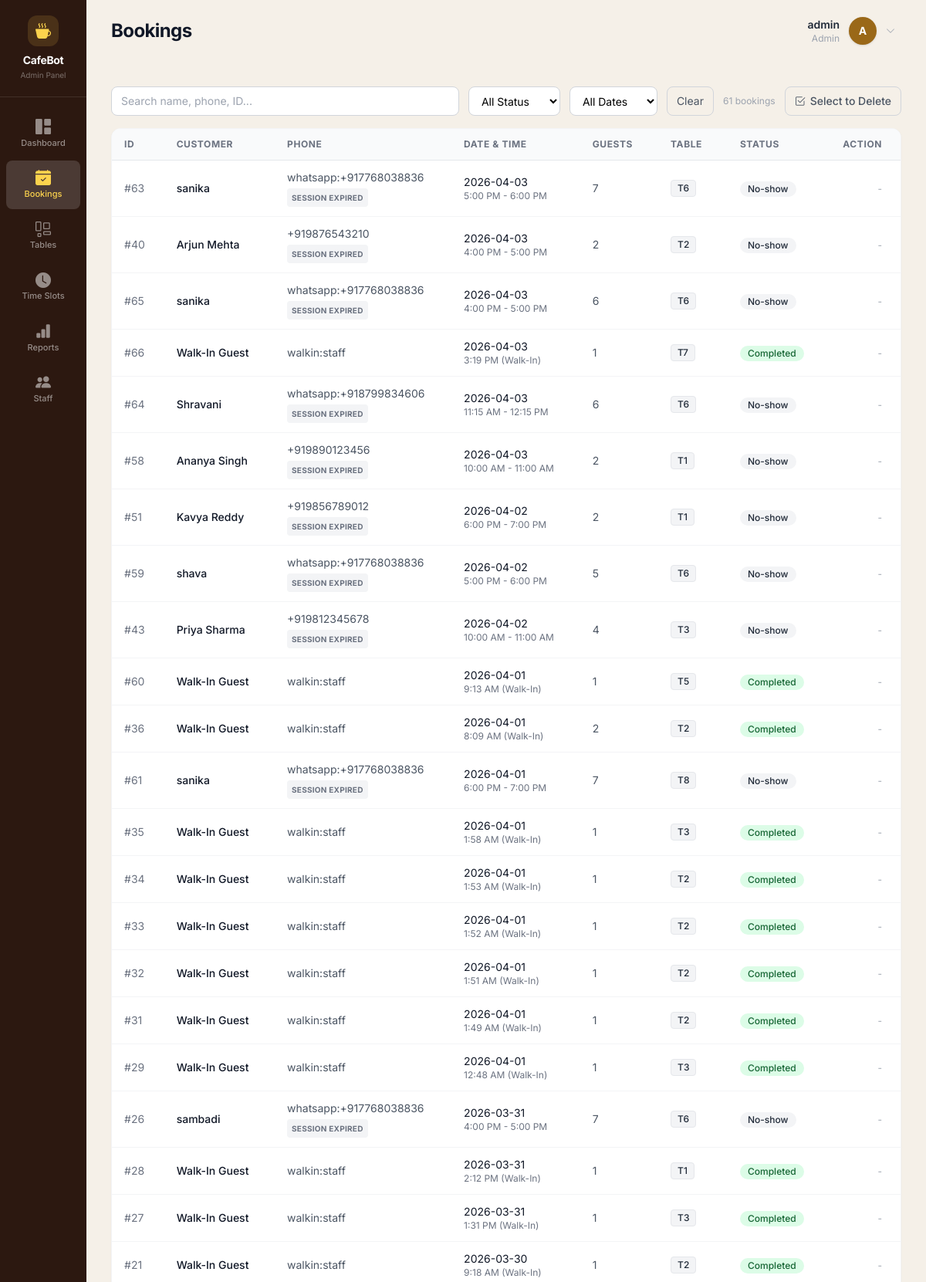
Screenshot of /admin/bookings (signed in, upper part) with the database file from the repository.
### tables this page shows
CREATE TABLE bookings (
            id INTEGER PRIMARY KEY AUTOINCREMENT,
            phone TEXT NOT NULL,
            name TEXT NOT NULL,
            date TEXT NOT NULL,
            slot_time TEXT NOT NULL,
            seats INTEGER NOT NULL
        , table_number INTEGER, status TEXT DEFAULT 'active', combo_group TEXT, reminder_sent INTEGER DEFAULT 0, source TEXT DEFAULT 'bot', twilio_last_response TEXT, created_at TEXT, updated_at TEXT, is_auto_allocated BOOLEAN DEFAULT 0, payment_link_id TEXT, seated_at TEXT);

### admin.py (the view)
@admin_bp.route('/bookings')
@admin_required
def all_bookings():
    bookings_raw = db.get_all_bookings()
    bookings = [_augment_booking(dict(b)) for b in bookings_raw]
    return render_template('bookings.html', bookings=bookings)

### admin.py (called while the page is built)
def _augment_booking(b_dict):
    b_dict['status'] = normalize_booking_status(b_dict.get('status')) or b_dict.get('status')
    if 'is_messageable' not in b_dict:
        b_dict['is_messageable'] = False
    return b_dict

### auth.py (called while the page is built)
def admin_required(f):
    @wraps(f)
    def decorated_function(*args, **kwargs):
        if not session.get('logged_in'):
            return redirect(url_for('auth.login', next=request.url))
        if session.get('user_role') != 'admin':
            flash('Admin access required.', 'danger')
            if session.get('user_role') == 'staff':
                return redirect(url_for('staff.dashboard'))
            return redirect(url_for('auth.login'))
        return f(*args, **kwargs)
    return decorated_function

### db.py (called while the page is built, shortened)
def get_db_connection():
    conn = sqlite3.connect(DATABASE, timeout=20)
    conn.row_factory = lambda cursor, row: dict(
        (col[0], row[idx]) for idx, col in enumerate(cursor.description)
    )
    _ensure_runtime_schema(conn)
    return conn

def _ensure_runtime_schema(conn):
    global _RUNTIME_SCHEMA_READY
    if _RUNTIME_SCHEMA_READY or not _has_table(conn, "bookings"):
        return

def get_all_bookings():
    conn = get_db_connection()
    bookings = conn.execute(
        """
        SELECT b.*,
               CASE
                 WHEN c.last_message_timestamp IS NOT NULL AND
                      (julianday('now') - julianday(c.last_message_timestamp)) <= 1.0
                 THEN 1 ELSE 0
               END as is_messageable
        FROM bookings b
        LEFT JOIN customers c ON b.phone = c.phone
        ORDER BY b.date DESC, b.slot_time DESC
        """
    ).fetchall()
    conn.close()
    return bookings

### utils.py (called while the page is built)
def normalize_booking_status(status):
    if status is None:
        return None
    raw = str(status).strip()
    if not raw:
        return None
    key = raw.lower()
    return BOOKING_STATUS_CANONICAL.get(key, raw)

### templates/bookings.html (shortened to what this page needs)
{% extends "base.html" %}
{% block content %}
<div class="flex flex-wrap gap-3 mb-4">
    <input type="text" id="searchBox"
           placeholder="Search name, phone, ID..."
           class="flex-1 min-w-[200px] px-3 py-2 text-sm border border-gray-300 rounded-lg focus:outline-none focus:ring-2 focus:ring-primary-500">
    <select id="statusFilter"
            class="px-3 py-2 text-sm border border-gray-300 rounded-lg focus:outline-none focus:ring-2 focus:ring-primary-500 bg-white">
        <option value="">All Status</option>
    </select>
    <select id="dateFilter"
            class="px-3 py-2 text-sm border border-gray-300 rounded-lg focus:outline-none focus:ring-2 focus:ring-primary-500 bg-white">
        <option value="">All Dates</option>
    </select>
    <button onclick="clearFilters()"
            class="px-3 py-2 text-sm border border-gray-300 rounded-lg hover:bg-gray-50 transition-colors text-gray-600">
        Clear
    </button>
    <span id="rowCount" class="self-center text-xs text-gray-400"></span>
    <button id="selectModeBtn"
            onclick="toggleSelectMode()"
            class="ml-auto flex items-center gap-1.5 px-3 py-2 text-sm font-medium border border-gray-300 rounded-lg hover:bg-gray-50 transition-colors text-gray-600">
        <i class="bi bi-check2-square"></i> Select to Delete
    </button>
</div>
<div class="bg-white rounded-xl shadow-sm border border-gray-100 overflow-hidden mb-8">
    <div class="p-0 overflow-x-auto min-h-[500px]">
        {% if bookings %}
        <table class="w-full text-left border-collapse whitespace-nowrap">
            <thead>
                <tr class="bg-gray-50 text-xs uppercase tracking-wider text-gray-500 font-semibold border-b border-gray-200">
                    <th class="py-3 px-4">ID</th>
                    <th class="py-3 px-6">Customer</th>
                    <th class="py-3 px-6">Phone</th>
                    <th class="py-3 px-6">Date &amp; Time</th>
                    <th class="py-3 px-6">Guests</th>
                    <th class="py-3 px-6">Table</th>
                    <th class="py-3 px-6">Status</th>
                    <th class="py-3 px-6 text-right">Action</th>
                </tr>
            </thead>
            <tbody class="divide-y divide-gray-100">
                {% for booking in bookings %}
                {% set is_done = booking.status in ['Completed', 'No-show', 'cancelled'] %}
                <tr class="booking-row hover:bg-gray-50/50 transition-colors text-sm"
                    data-id="{{ booking.id }}"
                    data-date="{{ booking.date }}"
                    data-status="{{ booking.status }}"
                    data-deletable="{{ 'true' if is_done else 'false' }}">
                    <td class="py-3 px-4 text-gray-500">#{{ booking.id }}</td>
                    <td class="py-3 px-6 font-medium text-gray-900">
                        {{ booking.name }}
                    </td>
                    <td class="py-3 px-6">
                        <div class="text-gray-600">{{ booking.phone }}</div>
                        {% if booking.phone and not booking.phone.startswith('walkin:') %}
                            {% if booking.is_messageable %}
                            <span class="inline-flex items-center px-1.5 py-0.5 rounded text-[10px] font-bold bg-green-100 text-green-700 mt-1 uppercase tracking-wide">Messageable</span>
                            {% else %}
                            <span class="inline-flex items-center px-1.5 py-0.5 rounded text-[10px] font-bold bg-gray-100 text-gray-500 mt-1 uppercase tracking-wide">Session Expired</span>
                            {% endif %}
                        {% endif %}
                    </td>
                    <td class="py-3 px-6">
                        <div class="text-gray-900">{{ booking.date }}</div>
                        <div class="text-xs text-gray-500">{{ booking.slot_time }}</div>
                    </td>
                    <td class="py-3 px-6 text-gray-600">{{ booking.seats }}</td>
                    <td class="py-3 px-6">
                        {% if booking.table_number %}
                        <span class="inline-flex items-center px-2 py-0.5 rounded text-xs font-medium bg-gray-100 text-gray-800 border border-gray-200">
                            T{{ booking.table_number }}
                        </span>
                        {% else %}
                        <span class="text-gray-400">-</span>
                        {% endif %}
                    </td>
                    <td class="py-3 px-6">
                        {% if booking.status == 'cancelled' %}
                        <span class="inline-flex items-center px-2.5 py-0.5 rounded-full text-xs font-medium bg-red-100 text-red-800">Cancelled</span>
                        {% elif booking.status == 'Pending' %}
                        <span class="inline-flex items-center px-2.5 py-0.5 rounded-full text-xs font-medium bg-yellow-100 text-yellow-800">Pending</span>
                        {% elif booking.status == 'Confirmed' %}
                        <span class="inline-flex items-center px-2.5 py-0.5 rounded-full text-xs font-medium bg-primary-100 text-primary-800">Confirmed</span>
                        {% elif booking.status == 'Arrived' %}
                        <span class="inline-flex items-center px-2.5 py-0.5 rounded-full text-xs font-medium bg-blue-100 text-blue-800">Arrived</span>
                        {% elif booking.status == 'Completed' %}
                        <span class="inline-flex items-center px-2.5 py-0.5 rounded-full text-xs font-medium bg-green-100 text-green-800">Completed</span>
                        {% elif booking.status == 'No-show' %}
                        <span class="inline-flex items-center px-2.5 py-0.5 rounded-full text-xs font-medium bg-gray-100 text-gray-800">No-show</span>
                        {% else %}
                        <span class="inline-flex items-center px-2.5 py-0.5 rounded-full text-xs font-medium bg-gray-100 text-gray-800">{{ booking.status }}</span>
                        {% endif %}
                    </td>
                    <td class="py-3 px-6 text-right">
                        <form action="{{ url_for('admin.booking_action', booking_id=booking.id) }}" method="POST" class="inline-flex gap-2">
                            {% if booking.status == 'Pending' %}
                            <button type="submit" name="action" value="Confirmed"
                                    title="{% if booking.phone and not booking.phone.startswith('walkin:') and not booking.is_messageable %}SMS Disabled - Session Expired{% endif %}"
                                    class="text-xs px-3 py-1.5 bg-white border border-primary-200 text-primary-600 rounded-lg hover:bg-primary-50 transition-colors shadow-sm {% if booking.phone and not booking.phone.startswith('walkin:') and not booking.is_messageable %}opacity-50{% endif %}">Confirm</button>
                            <button type="submit" name="action" value="cancel"
                                    class="text-xs px-3 py-1.5 bg-white border border-red-200 text-red-600 rounded-lg hover:bg-red-50 transition-colors shadow-sm {% if booking.phone and not booking.phone.startswith('walkin:') and not booking.is_messageable %}opacity-50{% endif %}"
                                    onclick="return confirm('Cancel this booking?');">Cancel</button>
                            {% elif booking.status == 'Arrived' %}
                            <button type="submit" name="action" value="Completed"
                                    class="text-xs px-3 py-1.5 bg-white border border-green-200 text-green-600 rounded-lg hover:bg-green-50 transition-colors shadow-sm">Complete</button>
                            {% else %}
                            <span class="text-gray-400 text-xs">-</span>
                            {% endif %}
                        </form>
                    </td>
                </tr>
                {% endfor %}
            </tbody>
        </table>
        {% else %}
        <div class="text-center py-20 flex flex-col items-center justify-center h-full">
            <i class="bi bi-inbox text-5xl text-gray-300 mb-4 block"></i>
            <p class="text-gray-500 font-medium text-lg">No bookings found in the system.</p>
        </div>
        {% endif %}
    </div>
</div>
{% endblock %}

### rows the page displays
bookings: id "63", name "sanika", phone "whatsapp:+917768038836", shows "SESSION EXPIRED", date "2026-04-03", slot_time "5:00 PM - 6:00 PM", seats "7", table_number "6", status "No-show"
bookings: id "40", name "Arjun Mehta", phone "+919876543210", shows "SESSION EXPIRED", date "2026-04-03", slot_time "4:00 PM - 5:00 PM", seats "2", table_number "2", status "No-show"
bookings: id "65", name "sanika", phone "whatsapp:+917768038836", shows "SESSION EXPIRED", date "2026-04-03", slot_time "4:00 PM - 5:00 PM", seats "6", table_number "6", status "No-show"
bookings: id "66", name "Walk-In Guest", phone "walkin:staff", date "2026-04-03", slot_time "3:19 PM (Walk-In)", seats "1", table_number "7", status "Completed"
bookings: id "64", name "Shravani", phone "whatsapp:+918799834606", shows "SESSION EXPIRED", date "2026-04-03", slot_time "11:15 AM - 12:15 PM", seats "6", table_number "6", status "No-show"
bookings: id "58", name "Ananya Singh", phone "+919890123456", shows "SESSION EXPIRED", date "2026-04-03", slot_time "10:00 AM - 11:00 AM", seats "2", table_number "1", status "No-show"
bookings: id "51", name "Kavya Reddy", phone "+919856789012", shows "SESSION EXPIRED", date "2026-04-02", slot_time "6:00 PM - 7:00 PM", seats "2", table_number "1", status "No-show"
bookings: id "59", name "shava", phone "whatsapp:+917768038836", shows "SESSION EXPIRED", date "2026-04-02", slot_time "5:00 PM - 6:00 PM", seats "5", table_number "6", status "No-show"
bookings: id "43", name "Priya Sharma", phone "+919812345678", shows "SESSION EXPIRED", date "2026-04-02", slot_time "10:00 AM - 11:00 AM", seats "4", table_number "3", status "No-show"
bookings: id "60", name "Walk-In Guest", phone "walkin:staff", date "2026-04-01", slot_time "9:13 AM (Walk-In)", seats "1", table_number "5", status "Completed"
bookings: id "36", name "Walk-In Guest", phone "walkin:staff", date "2026-04-01", slot_time "8:09 AM (Walk-In)", seats "2", table_number "2", status "Completed"
bookings: id "61", name "sanika", phone "whatsapp:+917768038836", shows "SESSION EXPIRED", date "2026-04-01", slot_time "6:00 PM - 7:00 PM", seats "7", table_number "8", status "No-show"
bookings: id "35", name "Walk-In Guest", phone "walkin:staff", date "2026-04-01", slot_time "1:58 AM (Walk-In)", seats "1", table_number "3", status "Completed"
bookings: id "34", name "Walk-In Guest", phone "walkin:staff", date "2026-04-01", slot_time "1:53 AM (Walk-In)", seats "1", table_number "2", status "Completed"
bookings: id "33", name "Walk-In Guest", phone "walkin:staff", date "2026-04-01", slot_time "1:52 AM (Walk-In)", seats "1", table_number "2", status "Completed"
bookings: id "32", name "Walk-In Guest", phone "walkin:staff", date "2026-04-01", slot_time "1:51 AM (Walk-In)", seats "1", table_number "2", status "Completed"
bookings: id "31", name "Walk-In Guest", phone "walkin:staff", date "2026-04-01", slot_time "1:49 AM (Walk-In)", seats "1", table_number "2", status "Completed"
bookings: id "29", name "Walk-In Guest", phone "walkin:staff", date "2026-04-01", slot_time "12:48 AM (Walk-In)", seats "1", table_number "3", status "Completed"
bookings: id "26", name "sambadi", phone "whatsapp:+917768038836", shows "SESSION EXPIRED", date "2026-03-31", slot_time "4:00 PM - 5:00 PM", seats "7", table_number "6", status "No-show"
bookings: id "28", name "Walk-In Guest", phone "walkin:staff", date "2026-03-31", slot_time "2:12 PM (Walk-In)", seats "1", table_number "1", status "Completed"
bookings: id "27", name "Walk-In Guest", phone "walkin:staff", date "2026-03-31", slot_time "1:31 PM (Walk-In)", seats "1", table_number "3", status "Completed"
bookings: id "21", name "Walk-In Guest", phone "walkin:staff", date "2026-03-30", slot_time "9:18 AM (Walk-In)", seats "1", table_number "2", status "Completed"

### other values shown
{{ session.get('username', 'User') }} "admin"
{{ session.get('user_role', '') }} "Admin"
{{ (session.get('username', 'U')[0])|upper }} "A"
